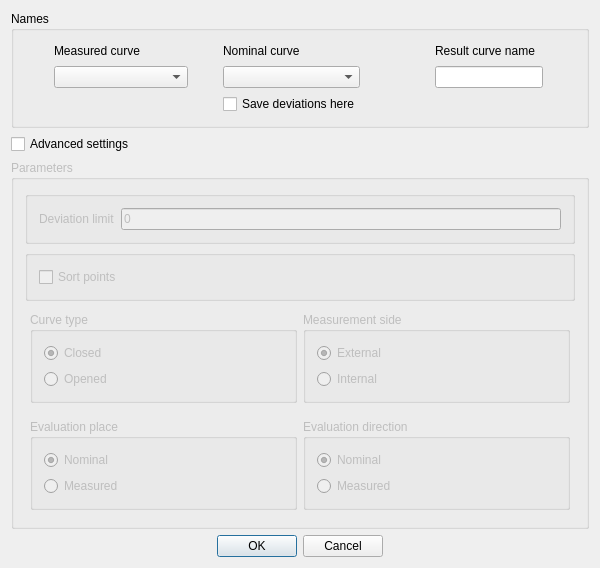
<?xml version="1.0" encoding="UTF-8"?>
<ui version="4.0">
 <class>CalculateDeviationsDialogClass</class>
 <widget class="QDialog" name="CalculateDeviationsDialogClass">
  <property name="geometry">
   <rect>
    <x>0</x>
    <y>0</y>
    <width>600</width>
    <height>568</height>
   </rect>
  </property>
  <property name="windowTitle">
   <string>Calculate deviations</string>
  </property>
  <layout class="QVBoxLayout" name="verticalLayout">
   <item>
    <widget class="QGroupBox" name="groupBox">
     <property name="title">
      <string>Names</string>
     </property>
     <layout class="QGridLayout" name="gridLayout">
      <item row="1" column="3">
       <spacer name="horizontalSpacer">
        <property name="orientation">
         <enum>Qt::Horizontal</enum>
        </property>
        <property name="sizeType">
         <enum>QSizePolicy::Fixed</enum>
        </property>
        <property name="sizeHint" stdset="0">
         <size>
          <width>40</width>
          <height>20</height>
         </size>
        </property>
       </spacer>
      </item>
      <item row="1" column="4">
       <widget class="QLineEdit" name="resultNameLineEdit">
        <property name="enabled">
         <bool>true</bool>
        </property>
        <property name="sizePolicy">
         <sizepolicy hsizetype="Preferred" vsizetype="Fixed">
          <horstretch>0</horstretch>
          <verstretch>0</verstretch>
         </sizepolicy>
        </property>
       </widget>
      </item>
      <item row="0" column="4">
       <widget class="QLabel" name="label_3">
        <property name="sizePolicy">
         <sizepolicy hsizetype="Fixed" vsizetype="Preferred">
          <horstretch>0</horstretch>
          <verstretch>0</verstretch>
         </sizepolicy>
        </property>
        <property name="text">
         <string>Result curve name</string>
        </property>
       </widget>
      </item>
      <item row="1" column="0">
       <widget class="QComboBox" name="measCurvesComboBox">
        <property name="sizePolicy">
         <sizepolicy hsizetype="Preferred" vsizetype="Fixed">
          <horstretch>0</horstretch>
          <verstretch>0</verstretch>
         </sizepolicy>
        </property>
       </widget>
      </item>
      <item row="0" column="2">
       <widget class="QLabel" name="label_2">
        <property name="sizePolicy">
         <sizepolicy hsizetype="Fixed" vsizetype="Preferred">
          <horstretch>0</horstretch>
          <verstretch>0</verstretch>
         </sizepolicy>
        </property>
        <property name="text">
         <string>Nominal curve</string>
        </property>
       </widget>
      </item>
      <item row="0" column="0">
       <widget class="QLabel" name="label">
        <property name="sizePolicy">
         <sizepolicy hsizetype="Fixed" vsizetype="Preferred">
          <horstretch>0</horstretch>
          <verstretch>0</verstretch>
         </sizepolicy>
        </property>
        <property name="text">
         <string>Measured curve</string>
        </property>
       </widget>
      </item>
      <item row="1" column="2">
       <widget class="QComboBox" name="nomCurvesComboBox">
        <property name="sizePolicy">
         <sizepolicy hsizetype="Preferred" vsizetype="Fixed">
          <horstretch>0</horstretch>
          <verstretch>0</verstretch>
         </sizepolicy>
        </property>
       </widget>
      </item>
      <item row="2" column="2">
       <widget class="QCheckBox" name="saveDevInNomCheckBox">
        <property name="enabled">
         <bool>true</bool>
        </property>
        <property name="sizePolicy">
         <sizepolicy hsizetype="Fixed" vsizetype="Fixed">
          <horstretch>0</horstretch>
          <verstretch>0</verstretch>
         </sizepolicy>
        </property>
        <property name="text">
         <string>Save deviations here</string>
        </property>
        <property name="checked">
         <bool>false</bool>
        </property>
        <property name="tristate">
         <bool>false</bool>
        </property>
       </widget>
      </item>
      <item row="2" column="0">
       <spacer name="horizontalSpacer_2">
        <property name="orientation">
         <enum>Qt::Horizontal</enum>
        </property>
        <property name="sizeType">
         <enum>QSizePolicy::Preferred</enum>
        </property>
        <property name="sizeHint" stdset="0">
         <size>
          <width>134</width>
          <height>20</height>
         </size>
        </property>
       </spacer>
      </item>
     </layout>
    </widget>
   </item>
   <item>
    <layout class="QHBoxLayout" name="horizontalLayout">
     <item>
      <widget class="QCheckBox" name="advSettingsCheckBox">
       <property name="sizePolicy">
        <sizepolicy hsizetype="Minimum" vsizetype="Fixed">
         <horstretch>0</horstretch>
         <verstretch>0</verstretch>
        </sizepolicy>
       </property>
       <property name="text">
        <string>Advanced settings</string>
       </property>
      </widget>
     </item>
    </layout>
   </item>
   <item>
    <widget class="QGroupBox" name="AdvancedSettingsGroupBox">
     <property name="enabled">
      <bool>false</bool>
     </property>
     <property name="title">
      <string>Parameters</string>
     </property>
     <layout class="QVBoxLayout" name="verticalLayout_2">
      <item>
       <widget class="QGroupBox" name="groupBox_3">
        <property name="toolTip">
         <string>&lt;html&gt;&lt;head/&gt;&lt;body&gt;&lt;p&gt;Removes points that have a larger by absolut value or equal than the input value (0 = off)&lt;/p&gt;&lt;/body&gt;&lt;/html&gt;</string>
        </property>
        <property name="title">
         <string/>
        </property>
        <layout class="QHBoxLayout" name="horizontalLayout_2">
         <item>
          <widget class="QLabel" name="label_4">
           <property name="toolTip">
            <string/>
           </property>
           <property name="text">
            <string>Deviation limit</string>
           </property>
          </widget>
         </item>
         <item>
          <widget class="QLineEdit" name="nomTolLineEdit">
           <property name="acceptDrops">
            <bool>true</bool>
           </property>
           <property name="toolTip">
            <string/>
           </property>
           <property name="text">
            <string>0</string>
           </property>
          </widget>
         </item>
        </layout>
       </widget>
      </item>
      <item>
       <widget class="QGroupBox" name="groupBox_2">
        <property name="title">
         <string/>
        </property>
        <layout class="QHBoxLayout" name="horizontalLayout_5">
         <item>
          <widget class="QCheckBox" name="sortCheckBox">
           <property name="text">
            <string>Sort points</string>
           </property>
          </widget>
         </item>
        </layout>
       </widget>
      </item>
      <item>
       <layout class="QHBoxLayout" name="horizontalLayout_3">
        <property name="leftMargin">
         <number>5</number>
        </property>
        <property name="topMargin">
         <number>5</number>
        </property>
        <property name="rightMargin">
         <number>5</number>
        </property>
        <property name="bottomMargin">
         <number>5</number>
        </property>
        <item>
         <widget class="QGroupBox" name="groupBox_4">
          <property name="title">
           <string>Curve type</string>
          </property>
          <layout class="QVBoxLayout" name="verticalLayout_3">
           <item>
            <widget class="QRadioButton" name="closedRadioButton">
             <property name="text">
              <string>Closed</string>
             </property>
             <property name="checked">
              <bool>true</bool>
             </property>
            </widget>
           </item>
           <item>
            <widget class="QRadioButton" name="openedRadioButton">
             <property name="text">
              <string>Opened</string>
             </property>
            </widget>
           </item>
          </layout>
         </widget>
        </item>
        <item>
         <widget class="QGroupBox" name="groupBox_5">
          <property name="title">
           <string>Measurement side</string>
          </property>
          <layout class="QVBoxLayout" name="verticalLayout_4">
           <item>
            <widget class="QRadioButton" name="side1RadioButton">
             <property name="text">
              <string>External</string>
             </property>
             <property name="checked">
              <bool>true</bool>
             </property>
            </widget>
           </item>
           <item>
            <widget class="QRadioButton" name="side2RadioButton">
             <property name="text">
              <string>Internal</string>
             </property>
            </widget>
           </item>
          </layout>
         </widget>
        </item>
       </layout>
      </item>
      <item>
       <layout class="QHBoxLayout" name="horizontalLayout_4">
        <property name="leftMargin">
         <number>5</number>
        </property>
        <property name="topMargin">
         <number>5</number>
        </property>
        <property name="rightMargin">
         <number>5</number>
        </property>
        <property name="bottomMargin">
         <number>5</number>
        </property>
        <item>
         <widget class="QGroupBox" name="groupBox_6">
          <property name="title">
           <string>Evaluation place</string>
          </property>
          <layout class="QVBoxLayout" name="verticalLayout_5">
           <item>
            <widget class="QRadioButton" name="nomPlaceRadioButton">
             <property name="text">
              <string>Nominal</string>
             </property>
             <property name="checked">
              <bool>true</bool>
             </property>
            </widget>
           </item>
           <item>
            <widget class="QRadioButton" name="measPlaceRadioButton">
             <property name="text">
              <string>Measured</string>
             </property>
             <property name="checked">
              <bool>false</bool>
             </property>
            </widget>
           </item>
          </layout>
         </widget>
        </item>
        <item>
         <widget class="QGroupBox" name="groupBox_7">
          <property name="title">
           <string>Evaluation direction</string>
          </property>
          <layout class="QVBoxLayout" name="verticalLayout_6">
           <item>
            <widget class="QRadioButton" name="nomDirRadioButton">
             <property name="text">
              <string>Nominal</string>
             </property>
             <property name="checked">
              <bool>true</bool>
             </property>
            </widget>
           </item>
           <item>
            <widget class="QRadioButton" name="measDirRadioButton">
             <property name="text">
              <string>Measured</string>
             </property>
            </widget>
           </item>
          </layout>
         </widget>
        </item>
       </layout>
      </item>
     </layout>
    </widget>
   </item>
   <item>
    <widget class="QDialogButtonBox" name="buttonBox">
     <property name="standardButtons">
      <set>QDialogButtonBox::Cancel|QDialogButtonBox::Ok</set>
     </property>
     <property name="centerButtons">
      <bool>true</bool>
     </property>
    </widget>
   </item>
  </layout>
 </widget>
 <layoutdefault spacing="6" margin="11"/>
 <resources/>
 <connections/>
</ui>
